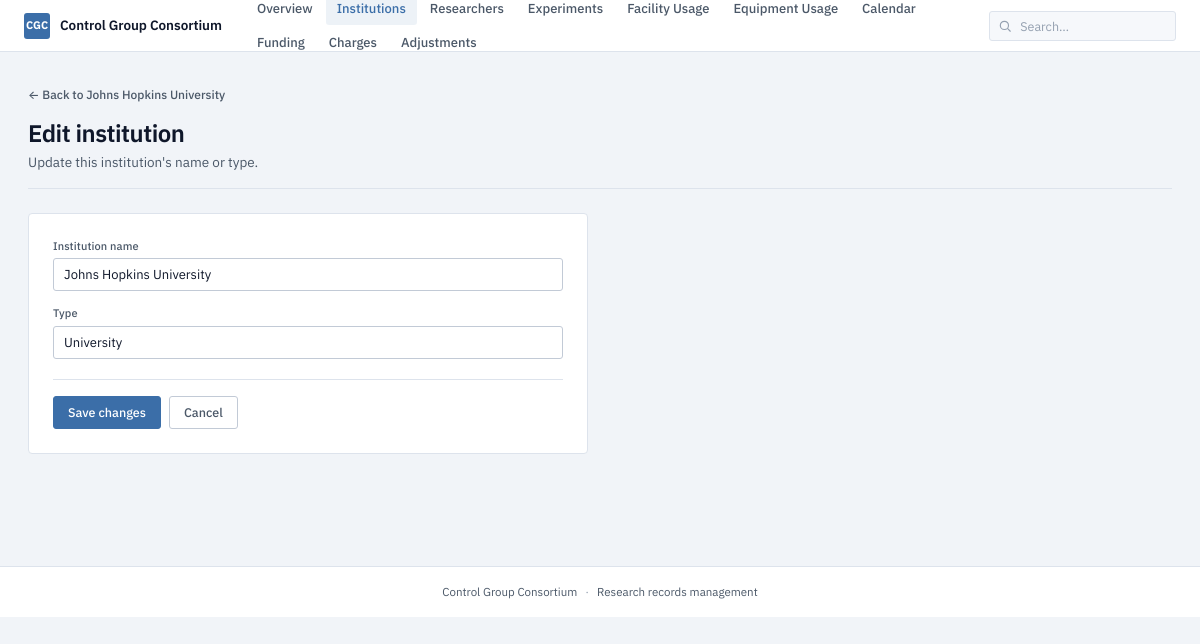
The page /institutions/1/edit on the database its author committed.
### tables this page shows
CREATE TABLE institution (
    institutionId INTEGER PRIMARY KEY,
    institutionName TEXT NOT NULL,
    institutionType TEXT NOT NULL
);

### app.py (the view, shortened to what this page needs)
@app.route("/institutions/<int:inst_id>/edit", methods=["GET", "POST"])
def institution_edit(inst_id):
    inst = query_one("SELECT * FROM institution WHERE institutionId = ?", (inst_id,))
    if not inst:
        abort(404)
    existing_types = [r["institutionType"] for r in query(
        "SELECT DISTINCT institutionType FROM institution ORDER BY institutionType"
    )]
    return render_template("institution_form.html", record=inst, existing_types=existing_types)

### app.py (called while the page is built)
def get_db() -> sqlite3.Connection:
    if "db" not in g:
        g.db = sqlite3.connect(DATABASE)
        g.db.row_factory = sqlite3.Row
        g.db.execute("PRAGMA foreign_keys = ON")
    return g.db

def query(sql: str, params: tuple = ()) -> list:
    return get_db().execute(sql, params).fetchall()

def query_one(sql: str, params: tuple = ()):
    return get_db().execute(sql, params).fetchone()

### templates/institution_form.html (shortened to what this page needs)
{% extends "base.html" %}
{% block content %}
<a href="{% if record %}{{ url_for('institution_detail', inst_id=record.institutionId) }}{% else %}{{ url_for('institutions') }}{% endif %}" class="back-link">
  ← Back to {% if record %}{{ record.institutionName }}{% else %}institutions{% endif %}
</a>
<header class="page-head">
  <h1 class="page-title">{% if record %}Edit institution{% else %}Add an institution{% endif %}</h1>
  <p class="page-sub">
    {% if record %}Update this institution's name or type.
    {% else %}Register a new organisation so researchers can be affiliated with it.{% endif %}
  </p>
</header>
<form method="post" class="record-form">
  <label class="field">
    <span class="field-label">Institution name</span>
    <input type="text" name="name" required value="{{ record.institutionName if record else '' }}"
           placeholder="e.g. Stanford University">
  </label>
  <label class="field">
    <span class="field-label">Type</span>
    <input type="text" name="type" required value="{{ record.institutionType if record else '' }}"
           placeholder="e.g. University, Government, Private" list="institution-types">
  </label>
  <div class="form-actions">
    <button type="submit" class="btn btn-primary">
      {% if record %}Save changes{% else %}Add institution{% endif %}
    </button>
    <a href="{% if record %}{{ url_for('institution_detail', inst_id=record.institutionId) }}{% else %}{{ url_for('institutions') }}{% endif %}" class="btn btn-ghost">Cancel</a>
  </div>
</form>
{% endblock %}

### static/main.css (style rules this page uses)
:root { --bg: #f1f4f8; --surface: #ffffff; --surface-alt: #f6f8fb; --surface-hover: #eef1f6; --border: #dde3ec; --border-strong: #c2cad6; --border-focus: #3b6ea8; --text: #0f172a; --text-muted: #4b5868; --text-dim: #94a0b0; --accent: #3b6ea8; --accent-hover: #2a5485; --accent-soft: #dde8f4; --accent-bg: rgba(59, 110, 168, 0.09); --success: #047857; --success-soft: #d1fae5; --danger: #b91c1c; --danger-soft: #fee2e2; --info: #0e7490; --info-soft: #cdebf3; --sans: "IBM Plex Sans", -apple-system, BlinkMacSystemFont, "Segoe UI", sans-serif; --mono: "IBM Plex Mono", "SF Mono", "Menlo", monospace; --radius: 4px; --radius-sm: 3px; }
* { box-sizing: border-box; }
html, body { margin: 0; padding: 0; }
body { font-family: var(--sans); font-size: 13.5px; line-height: 1.5; color: var(--text); background: var(--bg); -webkit-font-smoothing: antialiased; -moz-osx-font-smoothing: grayscale; font-feature-settings: "kern", "liga", "calt", "cv02", "cv03", "cv04"; }
a { color: var(--accent); text-decoration: none; }
.page-head { position: relative; padding-bottom: 16px; margin-bottom: 24px; border-bottom: 1px solid var(--border); }
.page-title { font-size: 24px; font-weight: 600; letter-spacing: -0.02em; line-height: 1.15; margin: 0 0 4px; color: var(--text); }
.page-sub { font-size: 13.5px; color: var(--text-muted); margin: 0; display: flex; gap: 8px; align-items: center; flex-wrap: wrap; }
.back-link { font-size: 12px; font-weight: 500; color: var(--text-muted); display: inline-block; margin-bottom: 16px; transition: color 0.1s ease; }
.field { display: flex; flex-direction: column; gap: 4px; min-width: 140px; }
.field-label { font-family: var(--sans); font-size: 11px; font-weight: 500; color: var(--text-muted); letter-spacing: 0.01em; }
.field input, .field select, .field textarea { font-family: var(--sans); font-size: 13px; padding: 7px 10px; background: var(--surface); border: 1px solid var(--border-strong); color: var(--text); outline: none; border-radius: var(--radius-sm); transition: border-color 0.1s ease, box-shadow 0.1s ease; }
.btn { font-family: var(--sans); font-size: 12.5px; font-weight: 500; letter-spacing: 0; padding: 7px 14px; border: 1px solid var(--border-strong); cursor: pointer; text-decoration: none; display: inline-flex; align-items: center; gap: 6px; transition: all 0.1s ease; border-radius: var(--radius-sm); background: var(--surface); color: var(--text); white-space: nowrap; line-height: 1.4; }
.btn-primary { background: var(--accent); color: #fff; border-color: var(--accent); }
.btn-ghost { background: transparent; border-color: var(--border-strong); color: var(--text-muted); }
.record-form { max-width: 560px; display: flex; flex-direction: column; gap: 14px; padding: 24px; background: var(--surface); border: 1px solid var(--border); border-radius: var(--radius); }
.form-actions { display: flex; gap: 8px; margin-top: 6px; padding-top: 16px; border-top: 1px solid var(--border); }

### rows shown on the page
institution: institutionName "Johns Hopkins University", name "Johns Hopkins University", type "University"
